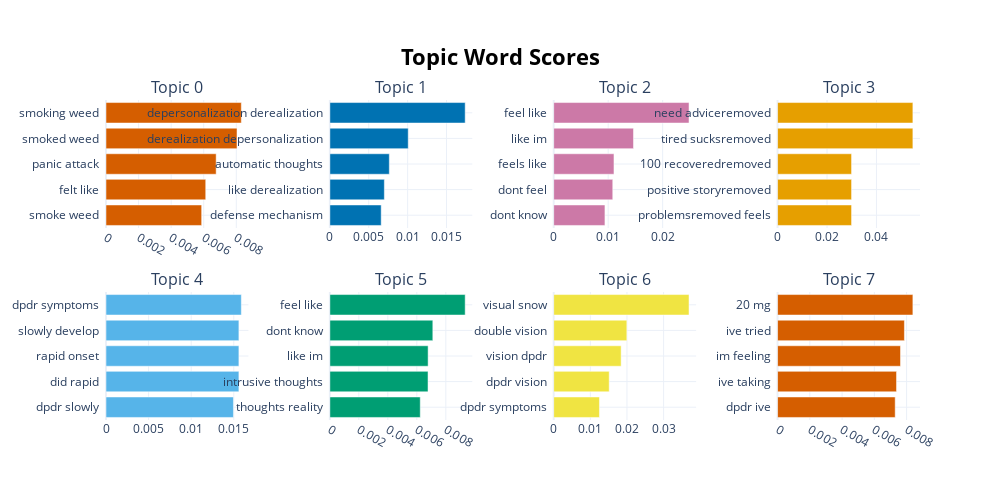

Notebook code cell kept with this figure:
### Code cell
topic_model3.visualize_barchart()

### Figure 1 — Plotly figure (JSON) as saved in the notebook; plotly's stock layout.template omitted (floating-point values rounded to 4 significant figures)
{"data": [{"marker": {"color": "#D55E00"}, "orientation": "h", "type": "bar", "x": [0.005874, 0.006123, 0.006764, 0.008044, 0.008309], "xaxis": "x", "y": ["smoke weed  ", "felt like  ", "panic attack  ", "smoked weed  ", "smoking weed  "], "yaxis": "y"}, {"marker": {"color": "#0072B2"}, "orientation": "h", "type": "bar", "x": [0.0066, 0.007007, 0.007644, 0.01008, 0.0174], "xaxis": "x2", "y": ["defense mechanism  ", "like derealization  ", "automatic thoughts  ", "derealization depersonalization  ", "depersonalization derealization  "], "yaxis": "y2"}, {"marker": {"color": "#CC79A7"}, "orientation": "h", "type": "bar", "x": [0.009406, 0.01084, 0.01106, 0.01465, 0.02484], "xaxis": "x3", "y": ["dont know  ", "dont feel  ", "feels like  ", "like im  ", "feel like  "], "yaxis": "y3"}, {"marker": {"color": "#E69F00"}, "orientation": "h", "type": "bar", "x": [0.02993, 0.02993, 0.02993, 0.05473, 0.05473], "xaxis": "x4", "y": ["problemsremoved feels  ", "positive storyremoved  ", "100 recoveredremoved  ", "tired sucksremoved  ", "need adviceremoved  "], "yaxis": "y4"}, {"marker": {"color": "#56B4E9"}, "orientation": "h", "type": "bar", "x": [0.01496, 0.0156, 0.0156, 0.0156, 0.01589], "xaxis": "x5", "y": ["dpdr slowly  ", "did rapid  ", "rapid onset  ", "slowly develop  ", "dpdr symptoms  "], "yaxis": "y5"}, {"marker": {"color": "#009E73"}, "orientation": "h", "type": "bar", "x": [0.006236, 0.006772, 0.006778, 0.007103, 0.009335], "xaxis": "x6", "y": ["thoughts reality  ", "intrusive thoughts  ", "like im  ", "dont know  ", "feel like  "], "yaxis": "y6"}, {"marker": {"color": "#F0E442"}, "orientation": "h", "type": "bar", "x": [0.01248, 0.01515, 0.01841, 0.01997, 0.03694], "xaxis": "x7", "y": ["dpdr symptoms  ", "dpdr vision  ", "vision dpdr  ", "double vision  ", "visual snow  "], "yaxis": "y7"}, {"marker": {"color": "#D55E00"}, "orientation": "h", "type": "bar", "x": [0.007293, 0.007375, 0.007621, 0.007864, 0.008389], "xaxis": "x8", "y": ["dpdr ive  ", "ive taking  ", "im feeling  ", "ive tried  ", "20 mg  "], "yaxis": "y8"}], "layout": {"annotations": [{"font": {"size": 16}, "showarrow": false, "text": "Topic 0", "x": 0.0875, "xanchor": "center", "xref": "paper", "y": 1, "yanchor": "bottom", "yref": "paper"}, {"font": {"size": 16}, "showarrow": false, "text": "Topic 1", "x": 0.3625, "xanchor": "center", "xref": "paper", "y": 1, "yanchor": "bottom", "yref": "paper"}, {"font": {"size": 16}, "showarrow": false, "text": "Topic 2", "x": 0.6375, "xanchor": "center", "xref": "paper", "y": 1, "yanchor": "bottom", "yref": "paper"}, {"font": {"size": 16}, "showarrow": false, "text": "Topic 3", "x": 0.9125, "xanchor": "center", "xref": "paper", "y": 1, "yanchor": "bottom", "yref": "paper"}, {"font": {"size": 16}, "showarrow": false, "text": "Topic 4", "x": 0.0875, "xanchor": "center", "xref": "paper", "y": 0.4, "yanchor": "bottom", "yref": "paper"}, {"font": {"size": 16}, "showarrow": false, "text": "Topic 5", "x": 0.3625, "xanchor": "center", "xref": "paper", "y": 0.4, "yanchor": "bottom", "yref": "paper"}, {"font": {"size": 16}, "showarrow": false, "text": "Topic 6", "x": 0.6375, "xanchor": "center", "xref": "paper", "y": 0.4, "yanchor": "bottom", "yref": "paper"}, {"font": {"size": 16}, "showarrow": false, "text": "Topic 7", "x": 0.9125, "xanchor": "center", "xref": "paper", "y": 0.4, "yanchor": "bottom", "yref": "paper"}], "height": 500, "hoverlabel": {"bgcolor": "white", "font": {"family": "Rockwell", "size": 16}}, "showlegend": false, "title": {"font": {"color": "Black", "size": 22}, "text": "<b>Topic Word Scores", "x": 0.5, "xanchor": "center", "yanchor": "top"}, "width": 1000, "xaxis": {"anchor": "y", "domain": [0, 0.175], "showgrid": true}, "xaxis2": {"anchor": "y2", "domain": [0.275, 0.45], "showgrid": true}, "xaxis3": {"anchor": "y3", "domain": [0.55, 0.725], "showgrid": true}, "xaxis4": {"anchor": "y4", "domain": [0.825, 1], "showgrid": true}, "xaxis5": {"anchor": "y5", "domain": [0, 0.175], "showgrid": true}, "xaxis6": {"anchor": "y6", "domain": [0.275, 0.45], "showgrid": true}, "xaxis7": {"anchor": "y7", "domain": [0.55, 0.725], "showgrid": true}, "xaxis8": {"anchor": "y8", "domain": [0.825, 1], "showgrid": true}, "yaxis": {"anchor": "x", "domain": [0.6, 1], "showgrid": true}, "yaxis2": {"anchor": "x2", "domain": [0.6, 1], "showgrid": true}, "yaxis3": {"anchor": "x3", "domain": [0.6, 1], "showgrid": true}, "yaxis4": {"anchor": "x4", "domain": [0.6, 1], "showgrid": true}, "yaxis5": {"anchor": "x5", "domain": [0, 0.4], "showgrid": true}, "yaxis6": {"anchor": "x6", "domain": [0, 0.4], "showgrid": true}, "yaxis7": {"anchor": "x7", "domain": [0, 0.4], "showgrid": true}, "yaxis8": {"anchor": "x8", "domain": [0, 0.4], "showgrid": true}}}
